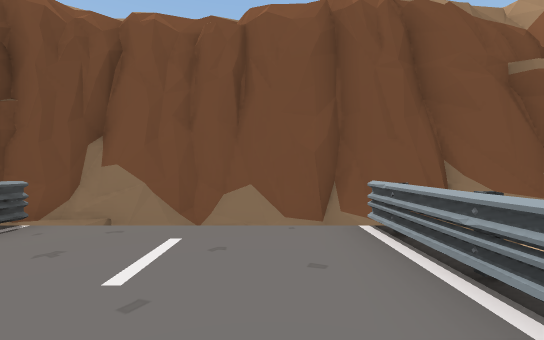
[1] (above)

16 first-person views from a walk through a Unity game level. The camera is 1.4 m above the floor, looks level and sees 90° across. The floor is counted in squares, 2 m on a side. Each view is taken from the middle of a square. On the plan, view 1 faces up. The plan holds only what a view shows up to about 9 squares ahead; the rest is blank. The place goes on beyond the plan.

[2]
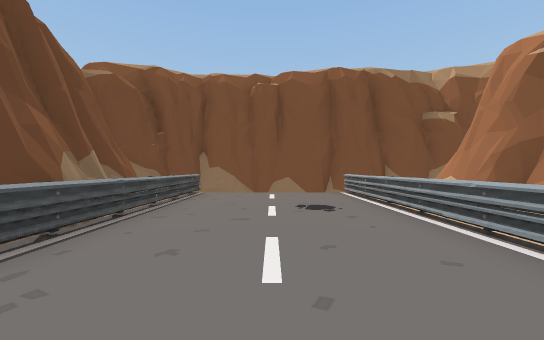

[3]
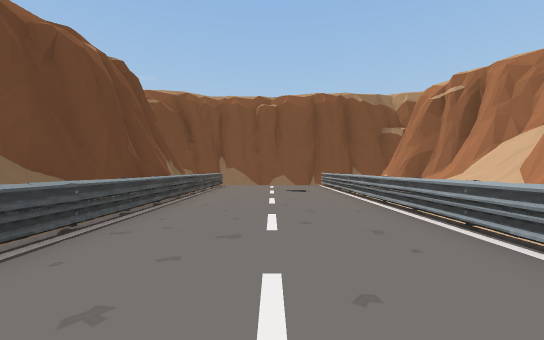

[4]
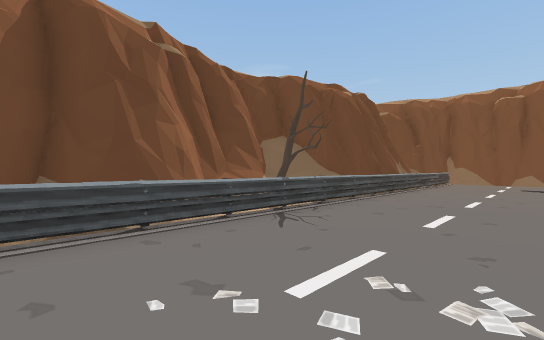

[5]
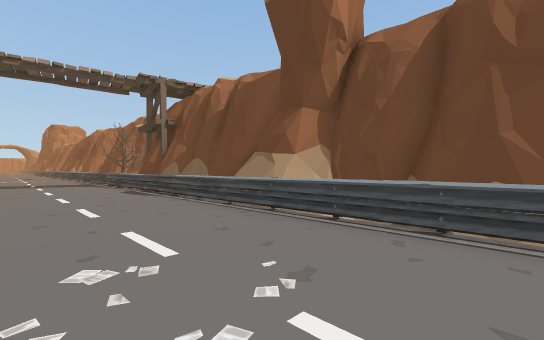

[6]
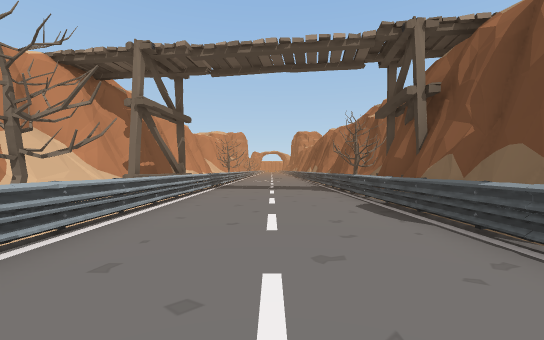

[7]
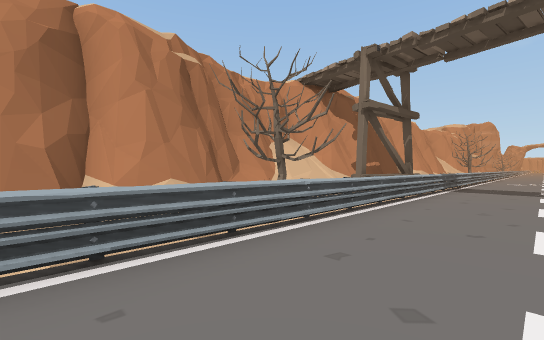

[8]
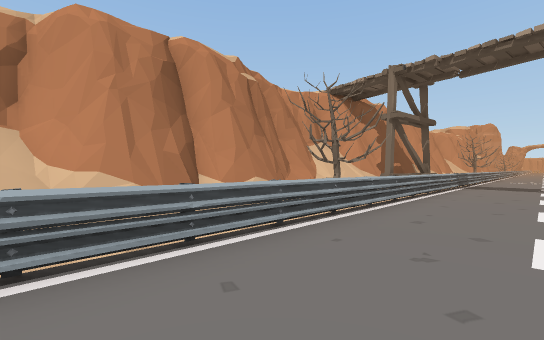

[9]
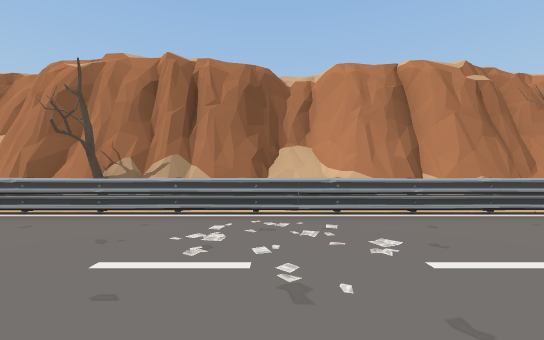

[10]
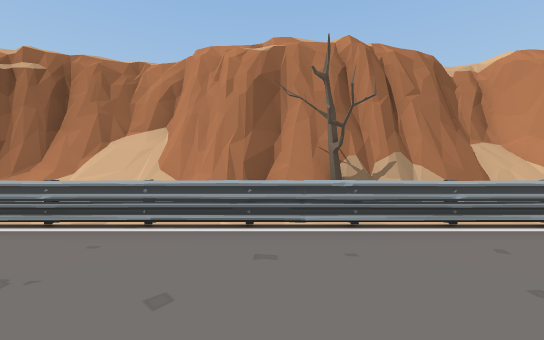

[11]
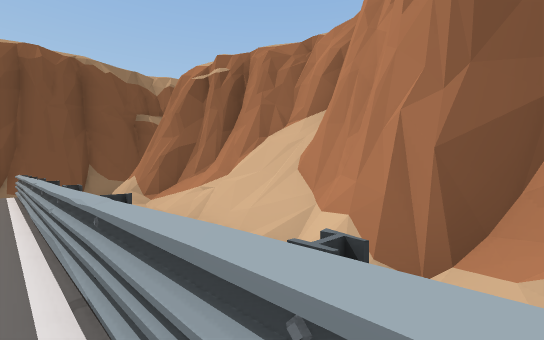

[12]
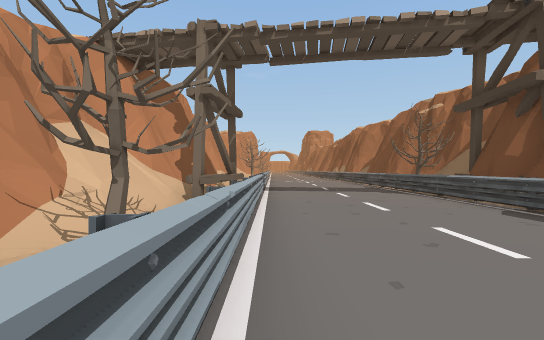

[13]
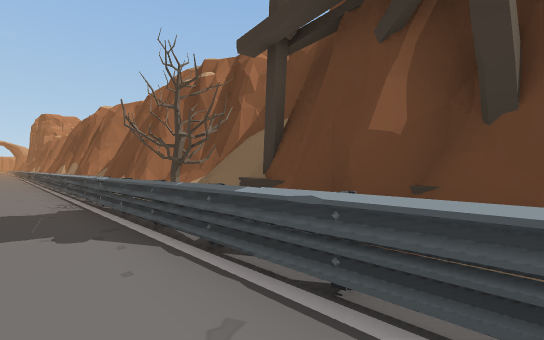

[14]
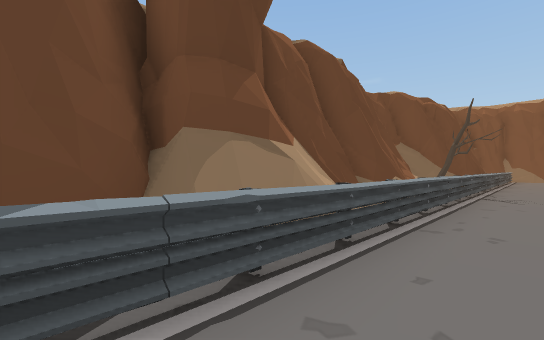

[15]
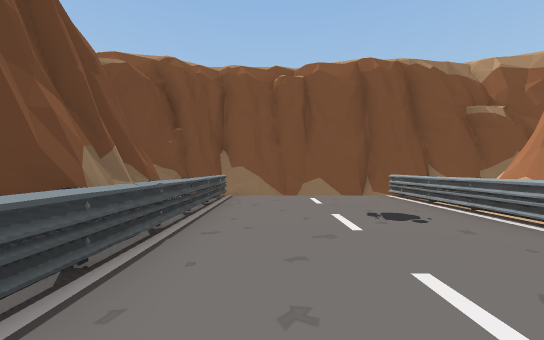

[16]
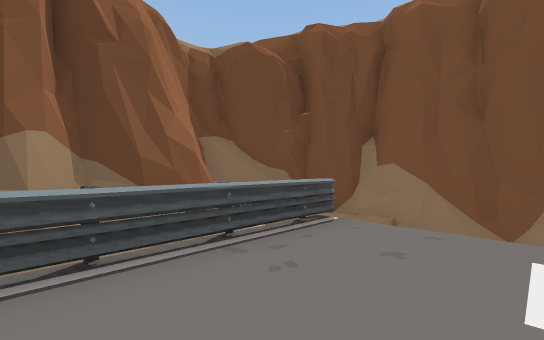

### Floor plan
Key: @ floor where view 1 was taken; # wall or solid block; . main floor; : floor 0.25 m higher than the main floor; - floor 0.25 m lower than the main floor; _ floor 0.5 m lower than the main floor; < floor 0.75 m lower than the main floor; + floor 1.5 m higher than the main floor; = window, fence, low wall or low ledge; ^ raised ledge; T tree.
Columns run from 6 left of view 1 to 4 right of it. Each row starts with its distance up from view 1.
  6   ####
  5 ###########
  4 #=##   ####
  3 #=#=...._=#
  2 ^^==....<=#
  1  ##=....=-#
  0  ##...@.=-#
 -1   #.....=-#
 -2   #.....=-#
 -3   #.....=-#
 -4  ##.....=##
 -5  #:.....=##
 -6  +=.....=##
 -7  #T.....=T#
 -8 ##T.....=##
 -9  #-.....=##
-10  ##.....==#
-11  ##.....=-#
-12  #=.....=-#
-13  ##.....=-#
-14  ##.....=-#
-15  ##.....=_#
-16  ##.....= #
-17  ##.....=-#
-18  ##.....=T#
-19   #.....=-#
-20   #.....=-#
-21   #.....###
-22  ##.....^^#
-23  # .....^##
-24  T .....##

Positions as (right, up) in squares from view 1, and headings:
1: (0, 0), facing up
2: (-1, -5), facing up
3: (-1, -9), facing up
4: (0, -12), facing up-left
5: (0, -10), facing down-left
6: (-1, -14), facing down
7: (-1, -14), facing down-right
8: (-1, -12), facing down-right
9: (-3, -11), facing right
10: (-2, -6), facing right
11: (1, -6), facing up-right
12: (1, -15), facing down
13: (-2, -20), facing down-left
14: (-2, -17), facing up-left
15: (-2, -4), facing up
16: (-1, 0), facing up-left
